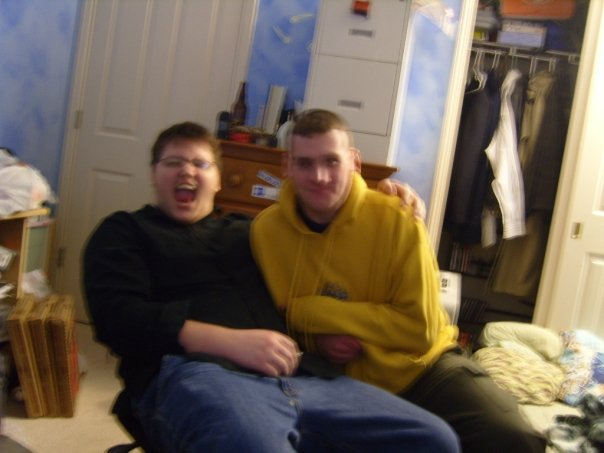
#> input picture 2/assets/image.jpg, 604 x 453 px
$ python demo2.py
#> lines starting #> are read from the running program, lines starting #| are printed output that depends on the picture; after the words box and inside, x2 and y2 are one past the last pixel; in counts of white or black regions, pixels touching at a corner belong together
import cv2
import random
# -1 == cv2.IMREAD_COLOR //no transparency/alpha
# 0 == cv2.IMREAD_GRAYSCALE //no color
# 1 == cv2.IMREAD_UNCHANGED //load all data
img = cv2.imread('assets/image.jpg', -1)
#> img is the input picture: shape (453, 604, 3); mean B, G, R 82.1, 97.6, 111.7

# modify pixels
# for i in range(100):
#     for j in range(img.shape[1]):
#         img[i][j] = [random.randint(0, 255), random.randint(0, 255), random.randint(0, 255)]
# copy/paste part of image to elsewhere on image
newImage = img[300:500, 100:200]
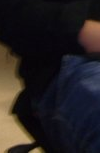
#> newImage: shape (153, 100, 3); mean B, G, R 32.9, 31.9, 36.8
img[300:500, 200:300] = newImage
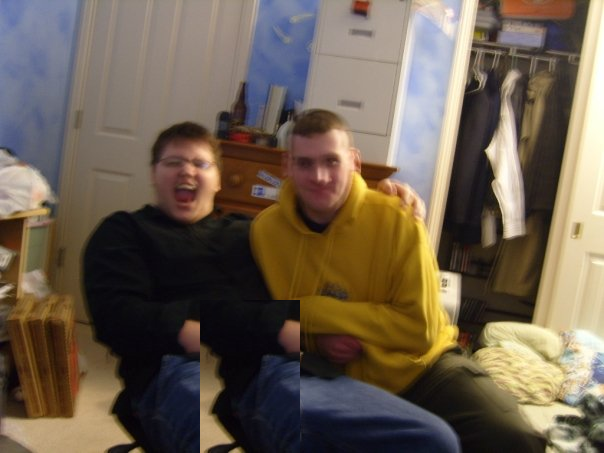
#> img: shape (453, 604, 3); 5.59% of pixels changed, all inside (x1, y1, x2, y2) = (200, 300, 300, 453)

cv2.imshow('image', img)
cv2.waitKey(0)
cv2.destroyAllWindows()
# (rows, columns, channels[BGR(0,0,0) -> 0-255])
print(img)
#> (printed output is left out)
